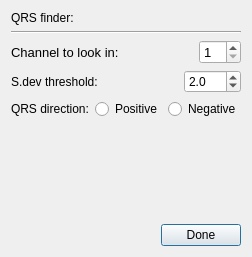
<?xml version="1.0" encoding="UTF-8"?>
<ui version="4.0">
 <class>DSP_QRSfinder</class>
 <widget class="QDialog" name="DSP_QRSfinder">
  <property name="geometry">
   <rect>
    <x>0</x>
    <y>0</y>
    <width>248</width>
    <height>257</height>
   </rect>
  </property>
  <property name="windowTitle">
   <string>QRS finder settings</string>
  </property>
  <layout class="QVBoxLayout" name="verticalLayout">
   <item>
    <layout class="QVBoxLayout" name="verticalLayout_2">
     <item>
      <widget class="QLabel" name="label_2">
       <property name="font">
        <font>
         <pointsize>9</pointsize>
        </font>
       </property>
       <property name="text">
        <string>QRS finder:</string>
       </property>
      </widget>
     </item>
     <item>
      <widget class="Line" name="line_2">
       <property name="orientation">
        <enum>Qt::Horizontal</enum>
       </property>
      </widget>
     </item>
    </layout>
   </item>
   <item>
    <layout class="QHBoxLayout" name="horizontalLayout_3">
     <item>
      <widget class="QLabel" name="label_10">
       <property name="font">
        <font>
         <pointsize>10</pointsize>
        </font>
       </property>
       <property name="text">
        <string>Channel to look in:</string>
       </property>
      </widget>
     </item>
     <item>
      <spacer name="horizontalSpacer_3">
       <property name="orientation">
        <enum>Qt::Horizontal</enum>
       </property>
       <property name="sizeHint" stdset="0">
        <size>
         <width>40</width>
         <height>20</height>
        </size>
       </property>
      </spacer>
     </item>
     <item>
      <widget class="QSpinBox" name="spinBox_QRSchannel">
       <property name="maximumSize">
        <size>
         <width>75</width>
         <height>16777215</height>
        </size>
       </property>
       <property name="font">
        <font>
         <pointsize>10</pointsize>
        </font>
       </property>
       <property name="minimum">
        <number>1</number>
       </property>
       <property name="maximum">
        <number>64</number>
       </property>
      </widget>
     </item>
    </layout>
   </item>
   <item>
    <layout class="QHBoxLayout" name="horizontalLayout_2">
     <item>
      <widget class="QLabel" name="label_6">
       <property name="font">
        <font>
         <pointsize>9</pointsize>
        </font>
       </property>
       <property name="text">
        <string>S.dev threshold:</string>
       </property>
      </widget>
     </item>
     <item>
      <spacer name="horizontalSpacer_2">
       <property name="orientation">
        <enum>Qt::Horizontal</enum>
       </property>
       <property name="sizeHint" stdset="0">
        <size>
         <width>40</width>
         <height>20</height>
        </size>
       </property>
      </spacer>
     </item>
     <item>
      <widget class="QDoubleSpinBox" name="doubleSpinBox_qrsFinderThreshold">
       <property name="sizePolicy">
        <sizepolicy hsizetype="Maximum" vsizetype="Fixed">
         <horstretch>0</horstretch>
         <verstretch>0</verstretch>
        </sizepolicy>
       </property>
       <property name="font">
        <font>
         <pointsize>9</pointsize>
        </font>
       </property>
       <property name="decimals">
        <number>1</number>
       </property>
       <property name="minimum">
        <double>0.000000000000000</double>
       </property>
       <property name="maximum">
        <double>100.000000000000000</double>
       </property>
       <property name="singleStep">
        <double>0.100000000000000</double>
       </property>
       <property name="value">
        <double>2.000000000000000</double>
       </property>
      </widget>
     </item>
    </layout>
   </item>
   <item>
    <layout class="QHBoxLayout" name="horizontalLayout">
     <item>
      <widget class="QLabel" name="label_7">
       <property name="font">
        <font>
         <pointsize>9</pointsize>
        </font>
       </property>
       <property name="text">
        <string>QRS direction:</string>
       </property>
      </widget>
     </item>
     <item>
      <widget class="QRadioButton" name="radioButton_QRSpositive">
       <property name="font">
        <font>
         <pointsize>9</pointsize>
        </font>
       </property>
       <property name="text">
        <string>Positive</string>
       </property>
       <attribute name="buttonGroup">
        <string notr="true">buttonGroup</string>
       </attribute>
      </widget>
     </item>
     <item>
      <widget class="QRadioButton" name="radioButton_QRSnegative">
       <property name="font">
        <font>
         <pointsize>9</pointsize>
        </font>
       </property>
       <property name="text">
        <string>Negative</string>
       </property>
       <attribute name="buttonGroup">
        <string notr="true">buttonGroup</string>
       </attribute>
      </widget>
     </item>
    </layout>
   </item>
   <item>
    <spacer name="verticalSpacer_2">
     <property name="orientation">
      <enum>Qt::Vertical</enum>
     </property>
     <property name="sizeHint" stdset="0">
      <size>
       <width>20</width>
       <height>187</height>
      </size>
     </property>
    </spacer>
   </item>
   <item>
    <layout class="QHBoxLayout" name="horizontalLayout_7">
     <item>
      <spacer name="horizontalSpacer_5">
       <property name="orientation">
        <enum>Qt::Horizontal</enum>
       </property>
       <property name="sizeHint" stdset="0">
        <size>
         <width>40</width>
         <height>20</height>
        </size>
       </property>
      </spacer>
     </item>
     <item>
      <widget class="QPushButton" name="pushButton">
       <property name="font">
        <font>
         <pointsize>9</pointsize>
        </font>
       </property>
       <property name="text">
        <string>Done</string>
       </property>
      </widget>
     </item>
    </layout>
   </item>
  </layout>
 </widget>
 <resources/>
 <connections>
  <connection>
   <sender>pushButton</sender>
   <signal>clicked()</signal>
   <receiver>DSP_QRSfinder</receiver>
   <slot>close()</slot>
   <hints>
    <hint type="sourcelabel">
     <x>179</x>
     <y>234</y>
    </hint>
    <hint type="destinationlabel">
     <x>234</x>
     <y>251</y>
    </hint>
   </hints>
  </connection>
 </connections>
 <buttongroups>
  <buttongroup name="buttonGroup"/>
 </buttongroups>
</ui>
